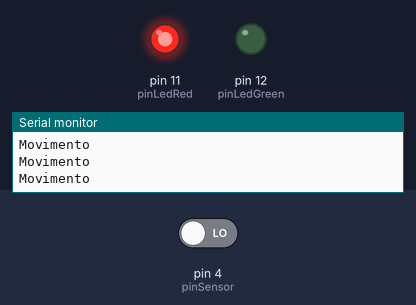
The sketch below on a simulated Arduino Uno, built with avr-gcc and run on an emulated ATmega328P. Shown: output pins drawn as LEDs (lit = HIGH), the last lines printed to the serial monitor. The inputs (shaded band) are chosen by the test bench; at power-on: pin 4 (pinSensor) LOW.

Above: at 1.2 s.
1.3 s: pin 4 (pinSensor) driven HIGH
At 2.4 s:
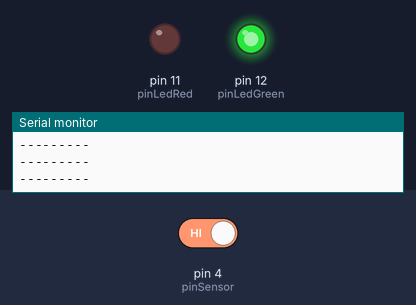
2.8 s: pin 4 (pinSensor) driven LOW
At 3.5 s:
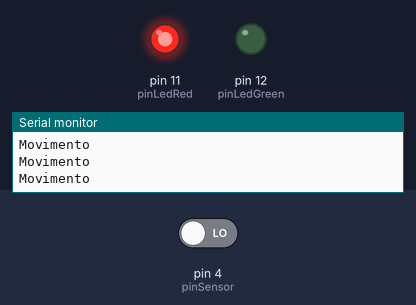
Timing chart, 0 to 5.8 s (numbered marks = the images above; inputs shaded):
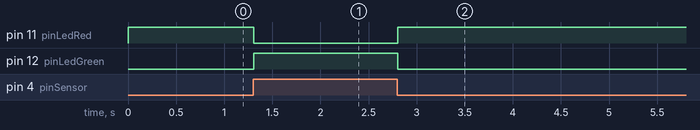

The sketch:

sensor_optico_infravermelho_reflexivo.ino
```cpp
int pinLedRed = 11;
int pinLedGreen = 12;
int pinSensor = 4;

void setup(){
  pinMode(pinSensor, INPUT);
  pinMode(pinLedGreen, OUTPUT);
  pinMode(pinLedRed, OUTPUT);
  digitalWrite(pinLedGreen, LOW);
  digitalWrite(pinLedRed, LOW);
  Serial.begin(9600);
}

void loop(){
  if (digitalRead(pinSensor) == HIGH){
        digitalWrite(pinLedGreen, HIGH);
        digitalWrite(pinLedRed, LOW);
        Serial.println("---------");
  }else{
        digitalWrite(pinLedGreen, LOW);
        digitalWrite(pinLedRed, HIGH);
        Serial.println("Movimento");
  }
}
```

Measured:
- after the input at 1.3 s, pin 11 (pinLedRed): HIGH → LOW at once; pin 12 (pinLedGreen): LOW → HIGH at once
- after the input at 2.8 s, pin 11 (pinLedRed): LOW → HIGH at once; pin 12 (pinLedGreen): HIGH → LOW at once
